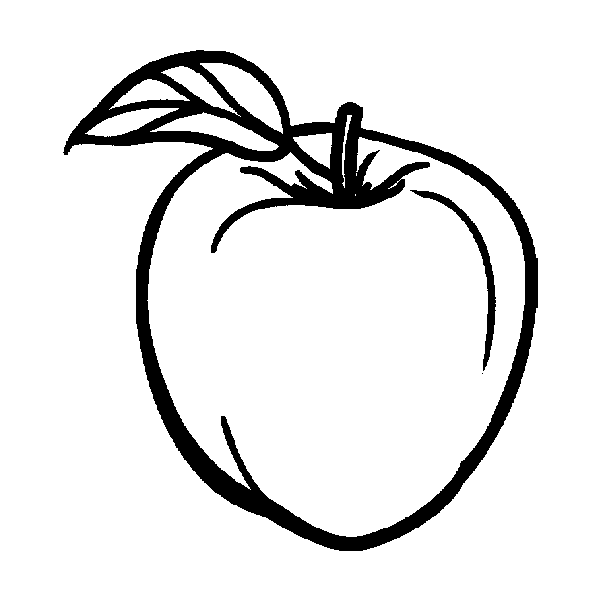
#> input picture src/png/apple.png, 601 x 601 px
$ python -i extract_symbols.py   (imports and definitions only)
#> lines starting #> are read from the running program, lines starting #| are printed output that depends on the picture; after the words box and inside, x2 and y2 are one past the last pixel; in counts of white or black regions, pixels touching at a corner belong together
#> further down, picture is the input picture: PIL image 601x601 1; 90.5% white; 3 black regions (1 under 20 px), largest, box (x1, y1, x2, y2) and area: (63, 50, 538, 551) 32710, (410, 190, 496, 371) 1508
import fitz
import os
import re
import json
from PIL import Image, ImageOps
import io

# [2 lines not run here, left out]

PAGES_CONFIG = {
    1: {
        "schedule": "A",
        "rows": [
            ["Bicycle", "Ship", "Peacock", "Telephone", "House", "Plough", "Veena"],
            ["Conch Shell", "Betel Leaf", "Elephant", "Pigeon", "Two Leaves", "Mobile Phone", "Cup"]
        ]
    },
    2: {
        "schedule": "A",
        "rows": [
            ["Cobra", "Tri-shaw", "Till", "Mammoty", "Bell", "Brass Lamp", "Tractor"],
            ["Horse", "Electric Bulb", "Panchaudaya", "Coconut", "Fish", "Umbrella", "Boat"],
            ["Flag", "Ear of Paddy", "Light House", "Sun", "Swan", "Table", "Bow and Arrow"],
            ["Omnibus", "Sledge Hammer", "Chair", "Eagle", "Ladder", "Anchor"],
            ["Trophy", "Flaming Torch", "Clock", "Aeroplane", "Cart Wheel", "Pair of Scales", "Butterfly"],
            ["Motor Car", "Cockerel", "Key", "Book", "Kangaroo", "Flower Bud", "Hand"],
            ["Envelope", "Flower Vase", "Eye", "Tree", "Star", "Clay Lamp", "Pair of Scissors"],
            ["Sword", "Canoe", "Balloon", "Comb of Plantains", "Sickle", "Double Flags", "Compass"]
        ]
    },
    3: {
        "schedule_mix": True,
        "rows": [
            {"schedule": "A", "items": ["Water Tap", "Guitar", "Kettle", "Flower", "Shield", "Diamond", "Torch Light"]},
            {"schedule": "A", "items": ["Horse Shoe", "Deer"]},
            {"schedule": "B", "items": ["Rose Apple", "Mango", "Bed", "Camel", "Iron", "Well", "Motor Bicycle"]},
            {"schedule": "B", "items": ["Foot Ball", "Drum", "Hand Tractor", "Goblet", "Tortoise", "Hat", "Squirrel"]},
            {"schedule": "B", "items": ["Pillar Box", "Crocodile", "Kite", "Trowel", "Rhinoceros", "Comb", "Pineapple"]},
            {"schedule": "B", "items": ["Apple", "Rick-shaw", "Padlock", "Bottle", "Locomotive Engine", "Hand Bag", "Bucket"]},
            {"schedule": "B", "items": ["Jak Fruit", "Table Fan", "Spoon", "Sewing Machine", "Almirah", "Typewriter", "Coconut Scraper"]},
            {"schedule": "B", "items": ["Winnowing Fan", "Rabbit", "Helicopter", "Cart", "Hand Axe", "Mortar", "Jug"]}
        ]
    },
    4: {
        "schedule": "B",
        "rows": [
            ["Radio Set", "Tumbler", "Jeep", "Saw", "Brush", "Horn", "Owl"],
            ["Giraffe", "Cashew Apple", "Wheel-barrow", "Pumpkin", "Tyre", "Swing", "Fork"],
            ["See-saw", "Mouse", "Black Board", "Cricket Bat", "Slingshot", "Crane", "Shoe"],
            ["Nut Cracker", "Bat", "Gas Cylinder", "Immersion Heater", "Mega Phone", "Plug Top", "Pair of Spectacles"],
            ["Pen", "Pencil", "Fly", "Television", "Pair of Slippers", "Ear", "Ceiling Fan"],
            ["Carrot", "Ice Cream", "Crown", "Shirt", "Corn", "Tabla", "Violin"],
            ["Ant", "Fruit Basket", "Battery", "Light Pole", "Farmer", "Hand Lens", "Belt"],
            ["Teapoy", "Microphone", "Bunch of Grapes"]
        ]
    }
}

def clean_and_center_bitmap(img, padding_ratio=0.1):
#> called with padding_ratio = 0.1
    gray = img.convert("L")
    w, h = gray.size
#> w = 601; h = 601

    corners = [gray.getpixel((0, 0)), gray.getpixel((w-1, 0)), gray.getpixel((0, h-1)), gray.getpixel((w-1, h-1))]
#> corners = [255, 255, 255, 255]
    avg_corner = sum(corners) / len(corners)
#> avg_corner = 255

    if avg_corner < 128:
        gray = ImageOps.invert(gray)

    bw = gray.point(lambda p: 255 if p > 140 else 0, mode='1')
    inv_bw = ImageOps.invert(bw.convert('L'))
    bbox = inv_bw.getbbox()
#> bbox = (63, 50, 538, 551)
    if bbox:
        cropped = bw.crop(bbox)
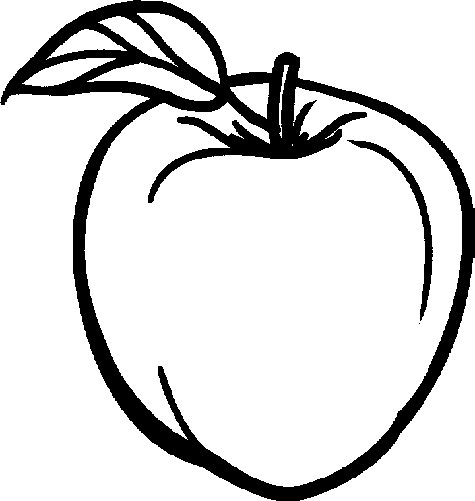
#> cropped: PIL image 475x501 1; 85.6% white; 3 black regions (1 under 20 px), largest, box (x1, y1, x2, y2) and area: (0, 0, 475, 501) 32710, (347, 140, 433, 321) 1508
    else:
        cropped = bw

    cw, ch = cropped.size
#> cw = 475; ch = 501
    max_dim = max(cw, ch)
#> max_dim = 501
    pad = int(max_dim * padding_ratio)
#> pad = 50
    canvas_size = max_dim + 2 * pad
#> canvas_size = 601

    canvas = Image.new('1', (canvas_size, canvas_size), 1)
#> canvas: PIL image 601x601 1; every value is 1
    offset_x = (canvas_size - cw) // 2
#> offset_x = 63
    offset_y = (canvas_size - ch) // 2
#> offset_y = 50
    canvas.paste(cropped, (offset_x, offset_y))
    return canvas

# [85 lines left out: function extract_from_2263, not called in this run]

# [5 lines not run here, left out]

>>> from PIL import Image
>>> picture = Image.open('../src/png/apple.png')
>>> result = clean_and_center_bitmap(picture)

$ run again, on src/png/bucket.png
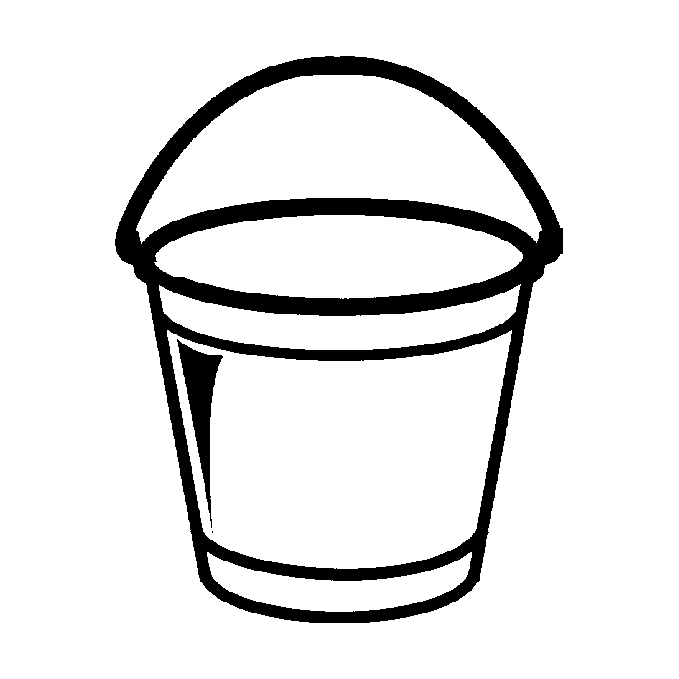
#> input picture src/png/bucket.png, 679 x 679 px
#> picture is the input picture: PIL image 679x679 1; 89.8% white; 3 black regions (1 under 20 px), largest, box (x1, y1, x2, y2) and area: (115, 56, 563, 623) 44142, (177, 339, 223, 528) 2903
#> corners = [255, 255, 255, 255]
#> avg_corner = 255
#> bbox = (115, 56, 563, 623)
#> in clean_and_center_bitmap, `cropped = bw.crop(bbox)`:
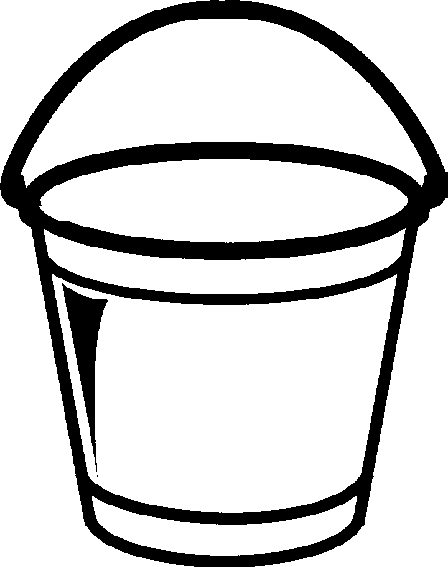
#> cropped: PIL image 448x567 1; 81.5% white; 3 black regions (1 under 20 px), largest, box (x1, y1, x2, y2) and area: (0, 0, 448, 567) 44142, (62, 283, 108, 472) 2903
#> canvas: PIL image 679x679 1; every value is 1
